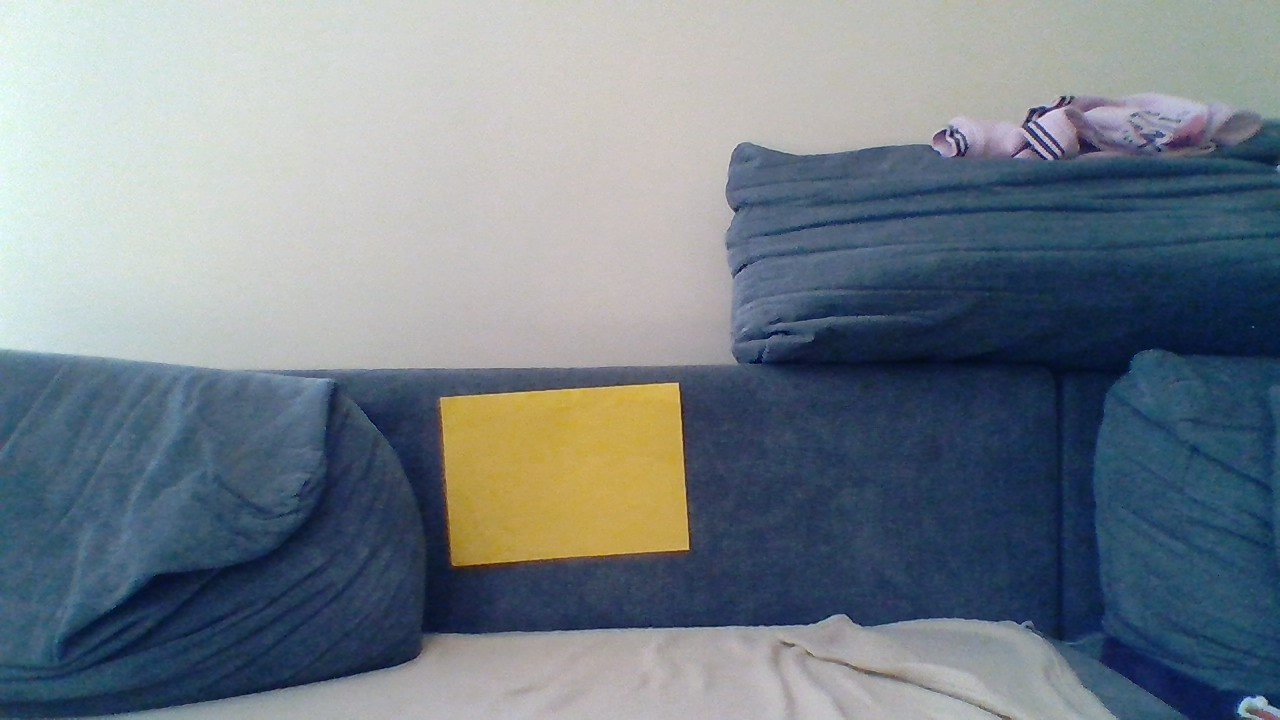
#> input picture samples/_sampleweb.jpg, 1280 x 720 px
$ python -i 'Távolságmérés.py'   (imports and definitions only)   (older library calls are emulated)
#> lines starting #> are read from the running program, lines starting #| are printed output that depends on the picture; after the words box and inside, x2 and y2 are one past the last pixel; in counts of white or black regions, pixels touching at a corner belong together
#> in t_video, mintakep is the input picture: shape (720, 1280, 3); mean B, G, R 137.5, 128.6, 118
### ingredients/definitions.py
import numpy as np
import cv2 as cv2
def konturkeres(kep, a, b):
        #Szűrés és hsv színtér konvertálás
#> called with a = 0, b = 0
        if a==0:
            blurred_kep = cv2.GaussianBlur(kep, (5, 5), 0)
        else:
            blurred_kep = cv2.bilateralFilter(kep, 15, 75, 150)
        hsv = cv2.cvtColor(blurred_kep, cv2.COLOR_BGR2HSV)
#> hsv: shape (720, 1280, 3); mean H, S, V 84, 82.6, 144.9

        #szín tartomány szerinti szűrése és maszkolás
        color_min = np.array([10, 130, 128])
        color_max = np.array([40, 255, 255])
        mask = cv2.inRange(hsv, color_min, color_max)
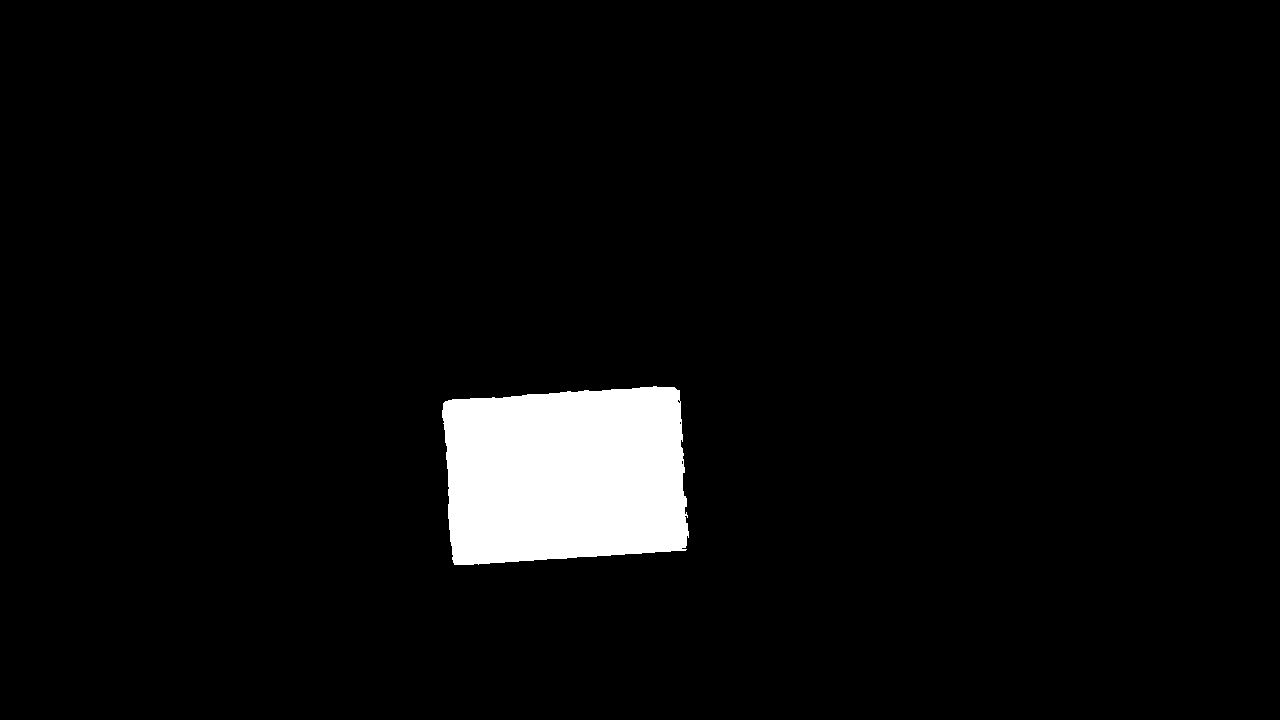
#> mask: shape (720, 1280); 4.2% white; 1 white region

        #Kontúrok keresése
        if b==0:
            (_,contours,_) = cv2.findContours(mask, cv2.RETR_EXTERNAL, cv2.CHAIN_APPROX_SIMPLE)
#> contours = 1 contour; box (x1, y1, x2, y2) and area: (442, 386, 689, 565) 38756
        else:
            (_,contours,_) = cv2.findContours(mask, cv2.RETR_EXTERNAL, cv2.CHAIN_APPROX_NONE)

        contours2=[]
        for cntrIdx in contours: #Végignézzük a megtalált kontúrokat

            #Csak azokat vesszük figyelembe, ami 4 csúccsal rendelkezik
            approx = cv2.approxPolyDP(cntrIdx,0.05*cv2.arcLength(cntrIdx,True),True)
            if len(approx)==4:
             m = cv2.minAreaRect(cntrIdx)
             arany = 0.0
             #A kontúr hosszúsága és szélessége nem lehet 0
             if m[1][0]!=0.0 and m[1][1]!=0.0:
               #A kontúr hosszúság és szélesség arányának kiszámítása az A4 méretek elkülönítése miatt
               if m[1][0] > m[1][1]:
                  arany = m[1][0]/m[1][1]
               else:
                  arany = m[1][1]/m[1][0]
             #A megfelelő aránnyal rendelkező kontúrok megtartása 2,97/2,1=1,414
             if (arany > 1.35) and (arany < 1.48):
                 contours2.append(cntrIdx)
#> this loop made 1 pass
#> (approx, m, arany) on pass 1: ([[679, 390], [445, 401], [454, 564], [685, 550]], ((565, 474.6), (239.4, 166.6), -3.86), 1.44)
#> after the loop, contours2 has the same summary as contours
        if len(contours2)!=0: #Ha van ilyen paraméterekkel rendelekző kontúr, akkor átadjuk ezt egy kontúr tömbben
            return(contours2)
        else: #Egyébként 0-át adunk vissza
            return (0)

def tavolsag(knownWidth, focalLength, perWidth):
        # távolság számítás
        return (knownWidth * focalLength) / perWidth

### Távolságmérés.py
###Szükséges összetevők importálása
import os, cv2, time, threading, psutil
import platform
import ingredients.definitions as df
import numpy as np
import tkinter as tk
from tkinter import *
from PIL import Image, ImageTk
from tkinter import messagebox
import tkinter.ttk as ttk
#--------------------------------------------------------

### Aktuális process adatok
current_process_pid = psutil.Process().pid
p = psutil.Process(current_process_pid)
cpu_count = psutil.cpu_count()

###Grafikus felhasználói felület (GUI)
# [1 line not run here, left out]
# [1 line that did not run here, left out]
# [1 line that did not run here, left out]
# [1 line that did not run here, left out]
# [1 line that did not run here, left out]
# [4 lines not run here, left out]

cam_icon = PhotoImage(file = os.getcwd()+'/icon/kamera.png')
video_icon = PhotoImage(file = os.getcwd()+'/icon/video.png')
photo_icon = PhotoImage(file = os.getcwd()+'/icon/file_jpg.png')
stop_icon = PhotoImage(file = os.getcwd()+'/icon/stop.png')
pause_icon = PhotoImage(file = os.getcwd()+'/icon/pause.png')

# [1 line that did not run here, left out]
# [1 line not run here, left out]

# [1 line that did not run here, left out]
# [1 line not run here, left out]
#--------------------------------------------------------

###Global változók definiálása
filter = 0
approx = 0
brightness = 0
contrast = 1
cpu_val = 0
mem_val = 0
kvw = ''
exit = False
k = os.listdir("images")
kx=0
camera =""
pause=1
# [1 line that did not run here, left out]
Minta_tavolsag = 0
Minta_szelesseg = 29.7
focalLength = 0
#--------------------------------------------------------

###Videó és webkamerakép feldolgozás
# [286 lines left out: functions VideoCapture, Kepek, bilateralFiltercmd, GaussianBlurcmd, ApproxSIMPLEcmd, ApproxNONEcmd and 5 more, not called in this run]

def Beállításokalaphelyzetcmd():
    BrightnessScaler.set(0)
    ContrastScaler.set(1)

###GUI további elemei
# [1 line that did not run here, left out]
# [4 lines not run here, left out]

# [1 line that did not run here, left out]

### KameraKeret
# [1 line that did not run here, left out]
# [1 line not run here, left out]
# [1 line that did not run here, left out]
# [2 lines not run here, left out]
# [1 line that did not run here, left out]
# [2 lines not run here, left out]

Képekbuttonimage=photo_icon.subsample(1,1)
### Képek
# [1 line that did not run here, left out]
# [1 line not run here, left out]

Videóbuttonimage=video_icon.subsample(1,1)
### Videó
# [1 line that did not run here, left out]
# [1 line not run here, left out]

Kamerabuttonimage=cam_icon.subsample(1,1)
### Webkamera
# [1 line that did not run here, left out]
# [1 line not run here, left out]

Pausebuttonimage=pause_icon.subsample(1,1)
### Stop
# [1 line that did not run here, left out]
# [1 line not run here, left out]

Stopbuttonimage=stop_icon.subsample(1,1)
### Stop
# [1 line that did not run here, left out]
# [1 line not run here, left out]

###Beállítások és tesztek kerete
# [1 line that did not run here, left out]
# [1 line not run here, left out]

# [1 line that did not run here, left out]

###SZűrőKeret
# [1 line that did not run here, left out]
# [1 line not run here, left out]
### GaussianBlurbutton
# [1 line that did not run here, left out]
# [1 line not run here, left out]
### bilateralFilterbutton
# [1 line that did not run here, left out]
# [1 line not run here, left out]

# [1 line that did not run here, left out]

###ApproxKeret
# [1 line that did not run here, left out]
# [1 line not run here, left out]
### ApproxNONEbutton
# [1 line that did not run here, left out]
# [1 line not run here, left out]
### ApproxSIMPLEbutton
# [1 line that did not run here, left out]
# [1 line not run here, left out]

# [1 line that did not run here, left out]

###BeállításokKeret
# [1 line that did not run here, left out]
# [2 lines not run here, left out]
# [1 line that did not run here, left out]
# [3 lines not run here, left out]
# [1 line that did not run here, left out]
# [2 lines not run here, left out]
### Beállításokalaphelyzet
# [1 line that did not run here, left out]
# [1 line not run here, left out]

###MérésekKeret
# [1 line that did not run here, left out]
# [1 line not run here, left out]
# [1 line that did not run here, left out]
# [1 line not run here, left out]
# [1 line that did not run here, left out]
# [1 line not run here, left out]
# [1 line that did not run here, left out]
# [1 line not run here, left out]

###ProcessBar
s = ttk.Style()
# [1 line not run here, left out]
# [1 line that did not run here, left out]
# [1 line not run here, left out]

#App bezárási folyamat
# [10 lines left out: function on_closing, not called in this run]

#Videó szál definíciók
def t_video():
    global camera
    global kvw
    global Minta_tavolsag
    global Minta_szelesseg
    global focalLength
    if kvw == 'k':
        # Lap távolsága a minta képalapján
        Minta_tavolsag = 50
        #A mintakép betöltése
        mintakep = cv2.imread("samples/_sampleimage.jpg")
        c = max(df.konturkeres(mintakep, 0, 0), key = cv2.contourArea)
        marker = cv2.minAreaRect(c)
        focalLength = (marker[1][0] * Minta_tavolsag) / Minta_szelesseg
        Kepek()
    elif kvw == 'v':
        # Lap távolsága a minta képalapján
        Minta_tavolsag = 100
        #A mintakép betöltése
        mintakep = cv2.imread("samples/_samplevideo.jpg")
        c = max(df.konturkeres(mintakep, 0, 0), key = cv2.contourArea)
        marker = cv2.minAreaRect(c)
        focalLength = (marker[1][0] * Minta_tavolsag) / Minta_szelesseg
        camera = cv2.VideoCapture('video/IMG_0925.mp4')
        #Kamera felbontás beállítása
        camera.set(cv2.CAP_PROP_FRAME_WIDTH, 1280)
        camera.set(cv2.CAP_PROP_FRAME_HEIGHT, 720)
        #Kamera indítás előtti várakoztatás
        time.sleep(1)
        VideoCapture()
    else:
        os.environ["OPENCV_VIDEOIO_PRIORITY_MSMF"] = "0"
        os.environ["OPENCV_VIDEOIO_DEBUG"] = "1"
        # Lap távolsága a minta képalapján
        Minta_tavolsag = 120
        #A mintakép betöltése
        mintakep = cv2.imread("samples/_sampleweb.jpg")
        c = max(df.konturkeres(mintakep, 0, 0), key = cv2.contourArea)
#> c = contour of 188 points, box (x1, y1, x2, y2) (442, 386, 689, 565), area 38756
        marker = cv2.minAreaRect(c)
#> marker = ((565, 474.6), (239.4, 166.6), -3.86)
        focalLength = (marker[1][0] * Minta_tavolsag) / Minta_szelesseg
#> focalLength = 967.1
#> (the run stopped early here; a loop or call above may not have finished)
